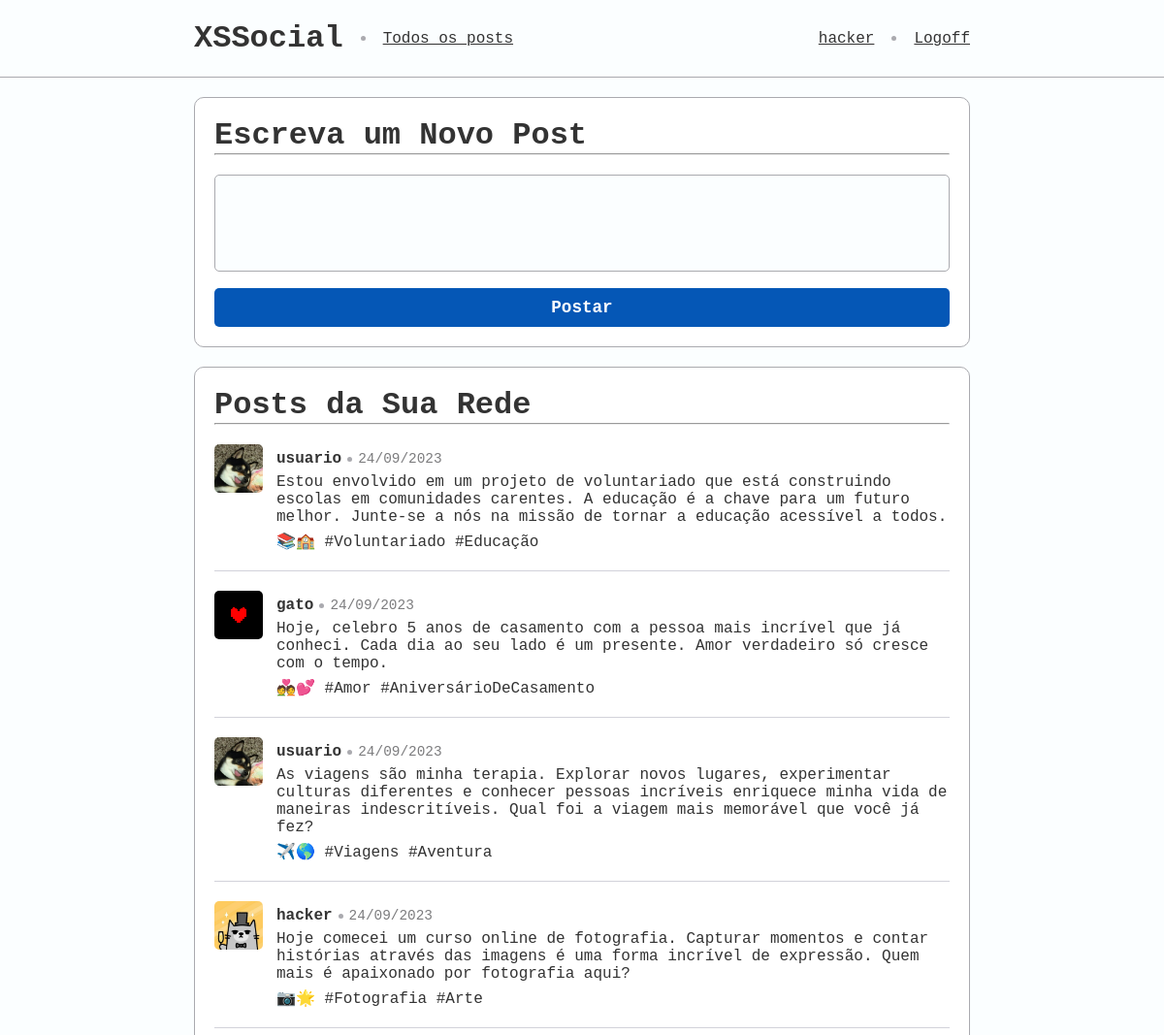
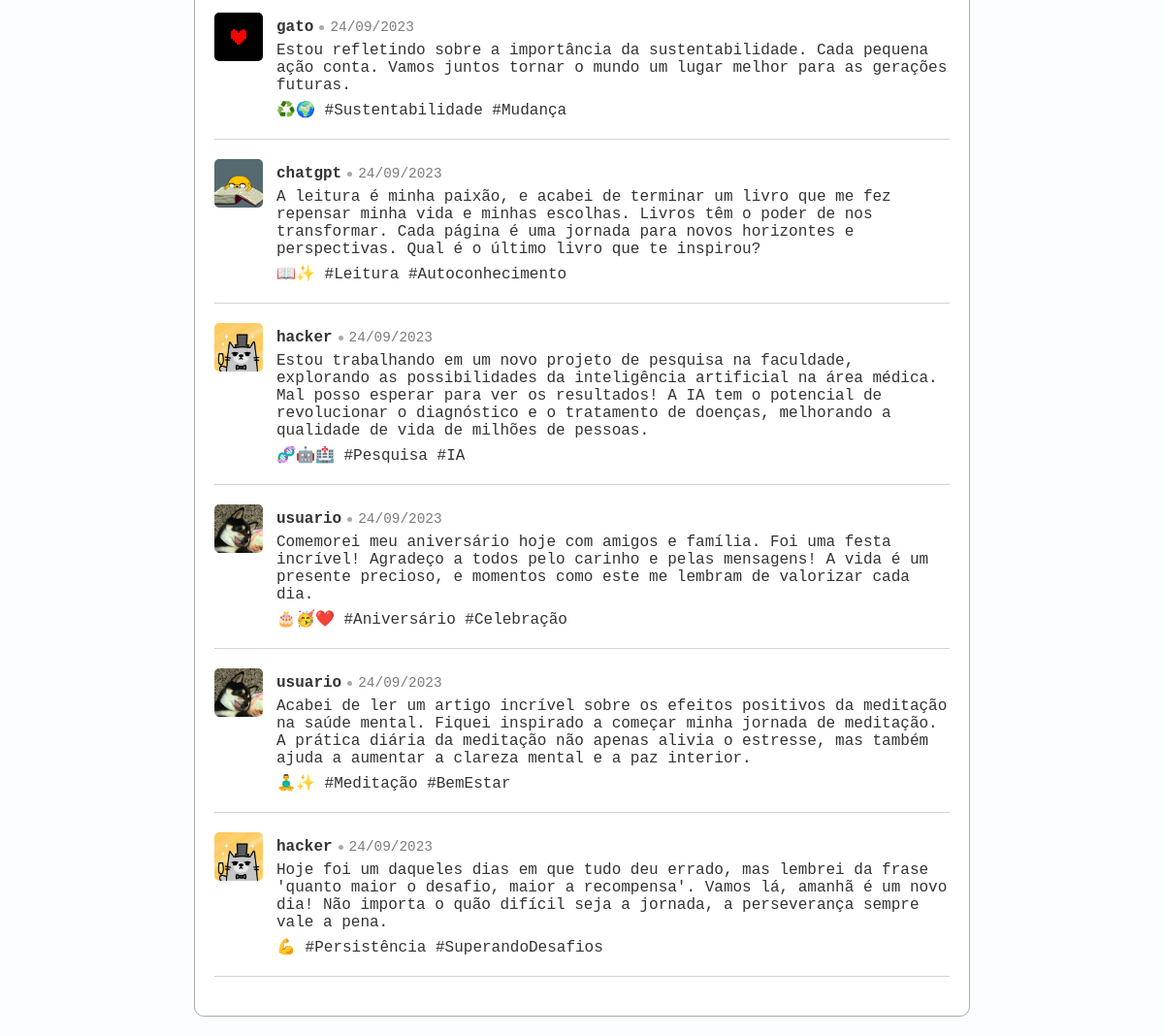
/posts.php (signed in), run on the app's committed database (2 pictures, top to bottom).
### tables this page shows
CREATE TABLE usuarios (
	id INT PRIMARY KEY AUTO_INCREMENT,
    username VARCHAR(20) NOT NULL,
    senha VARCHAR(40) NOT NULL,
    foto VARCHAR(50) NOT NULL,
    criado TIMESTAMP DEFAULT CURRENT_TIMESTAMP
);

CREATE TABLE posts (
	id INT PRIMARY KEY AUTO_INCREMENT,
    usuario INT NOT NULL,
    CONSTRAINT fk_usuario FOREIGN KEY (usuario)
    REFERENCES usuarios (id),
    conteudo VARCHAR(500),
    criado TIMESTAMP DEFAULT CURRENT_TIMESTAMP
);

### src/posts.php (the view, shortened to what this page needs)
<?php
$id_usuario = $_SESSION['id'];
$mysqli = new mysqli("localhost", "root", "", "xss_server");
$result = $mysqli->query("SELECT username FROM usuarios WHERE id = {$id_usuario};");
$row = $result->fetch_row();
$username = $row[0];
$posts = array();
$result = $mysqli->query("SELECT posts.id, usuarios.username, usuarios.foto, posts.conteudo, posts.criado FROM posts
                          INNER JOIN usuarios ON usuarios.id = posts.usuario
                          ORDER BY posts.criado DESC;");
while ($row = $result->fetch_row()) {
    $post = array(
        "id"        => $row[0],
        "username"  => $row[1],
        "foto"      => $row[2],
        "conteudo"  => explode("\n", $row[3]),
        "criado"    => new DateTime($row[4])
    );
    array_push($posts, $post);
}
?>
<!DOCTYPE html>
<html lang="pt-br">
<head>
    <link rel="stylesheet" href="/styles/geral.css">
    <link rel="stylesheet" href="/styles/form.css">
    <link rel="stylesheet" href="/styles/posts.css">
</head>
<body>
    <nav>
        <div class="content">
            <div class="content_container">
                <h1>XSSocial</h1>
                <span class="divisor"></span>
                <a href="/posts.php">Todos os posts</a>
            </div>
            <div class="content_container">
                <?php echo "<a href=\"/\">{$username}</a>"; ?>
                <span class="divisor"></span>
                <a href="/logoff.php">Logoff</a>
            </div>
        </div>
    </nav>
    <main>
        <div class="content">
            <div class="container">
                <div class="titulo">
                    <h1>Escreva um Novo Post</h1>
                    <hr>
                </div>
                <form action="/posts.php" method="post">
                    <div class="form-input">
                        <textarea name="conteudo" id="conteudo" size="500"></textarea>
                    </div>
                    <button type="Submit">Postar</button>
                </form>
            </div>
            <div class="container">
                <div class="titulo">
                    <h1>Posts da Sua Rede</h1>
                    <hr>
                </div>
                <div class="posts">
                    <?php
                    foreach ($posts as $post) {
                    echo "<div class=\"post\">
                        <div class=\"post-imagem\">
                            <img src=\"/imgs/{$post["foto"]}\" alt=\"{$post["username"]}\">
                        </div>
                        <div class=\"post-conteudo\">
                            <div class=\"post-usuario\">
                                <span class=\"post-username\">{$post["username"]}</span>
                                <span class=\"divisor\"></span>
                                <span class=\"post-criado\">{$post["criado"]->format("d/m/Y")}</span>
                            </div>
                            <div class=\"post-texto\">";
                    foreach($post["conteudo"] as $p) {
                        echo "<p class=\"post-paragrafo\">{$p}</p>";
                    }
                    echo "</div>
                        </div>
                    </div>";
                    }
                    ?>
                </div>
            </div>
        </div>
    </main>
</body>
</html>

### src/styles/geral.css (style rules this page uses)
* { margin: 0; padding: 0; box-sizing: border-box; }
body, input, button, textarea { font-family: 'Courier New', Courier, monospace; background-color: #fbfeff; color: #333; }
.content { max-width: 800px; margin: 0 auto; }
nav { height: 80px; border-bottom: 1px solid #AAAAAF; margin-bottom: 20px; }
nav .content { height: 100%; display: flex; align-items: center; justify-content: space-between; }
nav h1 { font-size: 2rem; }
nav .content_container { display: flex; align-items: center; gap: 12px; }
nav .content_container a { color: #333; text-decoration: underline; }
.container { width: 100%; padding: 20px; margin-bottom: 20px; border: 1px solid #AAAAAF; border-radius: 10px; background-color: #fff; }
.titulo { margin-bottom: 20px; }
.titulo hr { margin-top: 1px solid #AAAAAF; }
.divisor { display: block; width: 5px; height: 5px; background-color: #AAAAAF; border-radius: 3px; margin: 0 6px; }

### src/styles/form.css (style rules this page uses)
.form-input { width: 100%; margin-bottom: 12px; }
.form-input textarea { width: 100%; height: 100px; padding: 8px; border: 1px solid #AAAAAF; border-radius: 5px; font-size: 1rem; resize: none; }
form button { width: 100%; height: 40px; background-color: #0557b6; border: none; border-radius: 5px; color: #fff; font-size: 1.1rem; font-weight: bold; }

### src/styles/posts.css (style rules this page uses)
.post { width: 100%; margin-bottom: 20px; padding-bottom: 14px; border-bottom: 1px solid #d2d2da; display: grid; grid-template-columns: 64px 1fr; }
.post-imagem img { width: 50px; height: 50px; border-radius: 5px; }
.post-usuario { display: flex; align-items: center; padding: 6px 0; }
.post-username { font-size: 1rem; font-weight: bold; }
.post-criado { font-size: .9rem; color: #7c7c7e; }
.post-texto .post-paragrafo { font-size: 1rem; margin-bottom: 6px; }

### data on the page
usuarios: username "hacker"
posts: usuario.foto (picture), usuario.username "usuario", format "24/09/2023", p "Estou envolvido em um projeto de voluntariado que está construindo escolas em comunidades carentes. A educação é a chave para um futuro melhor. Junte-se a nós na missão de tornar a educação acessível a todos.", p "📚🏫 #Voluntariado #Educação"
posts: usuario.foto (picture), usuario.username "gato", format "24/09/2023", p "Hoje, celebro 5 anos de casamento com a pessoa mais incrível que já conheci. Cada dia ao seu lado é um presente. Amor verdadeiro só cresce com o tempo.", p "💑💕 #Amor #AniversárioDeCasamento"
posts: usuario.foto (picture), usuario.username "usuario", format "24/09/2023", p "As viagens são minha terapia. Explorar novos lugares, experimentar culturas diferentes e conhecer pessoas incríveis enriquece minha vida de maneiras indescritíveis. Qual foi a viagem mais memorável que você já fez?", p "✈️🌎 #Viagens #Aventura"
posts: usuario.foto (picture), usuario.username "hacker", format "24/09/2023", p "Hoje comecei um curso online de fotografia. Capturar momentos e contar histórias através das imagens é uma forma incrível de expressão. Quem mais é apaixonado por fotografia aqui?", p "📷🌟 #Fotografia #Arte"
posts: usuario.foto (picture), usuario.username "gato", format "24/09/2023", p "Estou refletindo sobre a importância da sustentabilidade. Cada pequena ação conta. Vamos juntos tornar o mundo um lugar melhor para as gerações futuras.", p "♻️🌍 #Sustentabilidade #Mudança"
posts: usuario.foto (picture), usuario.username "chatgpt", format "24/09/2023", p "A leitura é minha paixão, e acabei de terminar um livro que me fez repensar minha vida e minhas escolhas. Livros têm o poder de nos transformar. Cada página é uma jornada para novos horizontes e perspectivas. Qual é o último livro que te inspirou?", p "📖✨ #Leitura #Autoconhecimento"
posts: usuario.foto (picture), usuario.username "hacker", format "24/09/2023", p "Estou trabalhando em um novo projeto de pesquisa na faculdade, explorando as possibilidades da inteligência artificial na área médica. Mal posso esperar para ver os resultados! A IA tem o potencial de revolucionar o diagnóstico e o tratamento de doenças, melhorando a qualidade de vida de milhões de pessoas.", p "🧬🤖🏥 #Pesquisa #IA"
posts: usuario.foto (picture), usuario.username "usuario", format "24/09/2023", p "Comemorei meu aniversário hoje com amigos e família. Foi uma festa incrível! Agradeço a todos pelo carinho e pelas mensagens! A vida é um presente precioso, e momentos como este me lembram de valorizar cada dia.", p "🎂🥳❤️ #Aniversário #Celebração"
posts: usuario.foto (picture), usuario.username "usuario", format "24/09/2023", p "Acabei de ler um artigo incrível sobre os efeitos positivos da meditação na saúde mental. Fiquei inspirado a começar minha jornada de meditação. A prática diária da meditação não apenas alivia o estresse, mas também ajuda a aumentar a clareza mental e a paz interior.", p "🧘‍♂️✨ #Meditação #BemEstar"
posts: usuario.foto (picture), usuario.username "hacker", format "24/09/2023", p "Hoje foi um daqueles dias em que tudo deu errado, mas lembrei da frase 'quanto maior o desafio, maior a recompensa'. Vamos lá, amanhã é um novo dia! Não importa o quão difícil seja a jornada, a perseverança sempre vale a pena.", p "💪 #Persistência #SuperandoDesafios"
